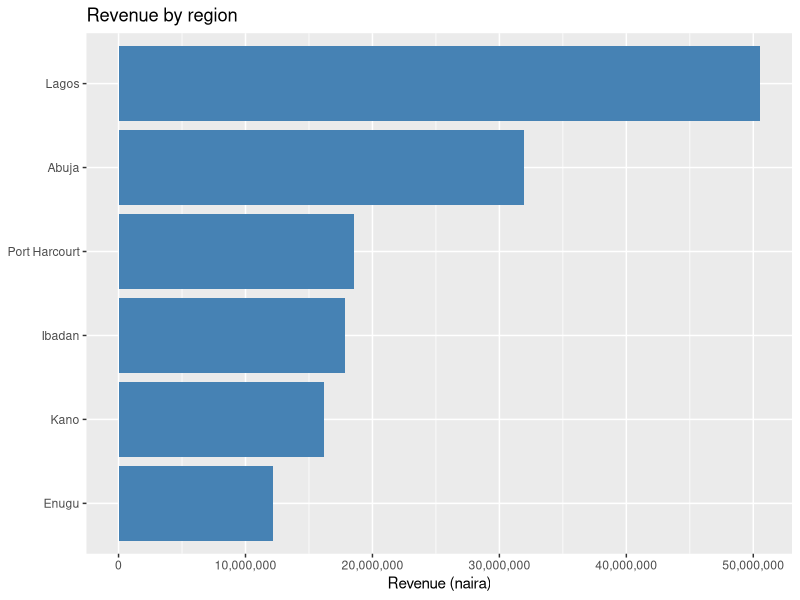
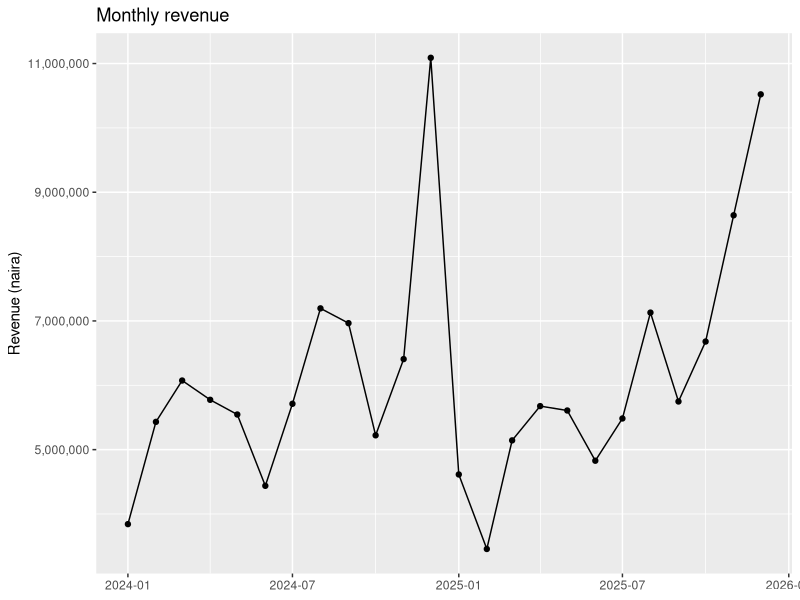

These charts were generated, in order, by the following R code:
# DTS 201 lecture-note practical, Week 08: BI and knowledge management
# Run from the project root (open DTS201_R.Rproj first).

library(tidyverse)
sales <- read_csv("data/retail_sales_ng.csv")

# 1. KPIs
kpis <- sales |>
  summarise(Revenue = sum(Sales_Amount), Profit = sum(Profit),
            Margin_pct = 100 * sum(Profit) / sum(Sales_Amount),
            Avg_order = mean(Sales_Amount), Orders = n())
kpis

# 2. Revenue and profit by region
by_region <- sales |> group_by(Region) |>
  summarise(Revenue = sum(Sales_Amount), Profit = sum(Profit)) |>
  arrange(desc(Revenue))
ggplot(by_region, aes(reorder(Region, Revenue), Revenue)) +
  geom_col(fill = "steelblue") + coord_flip() +
  scale_y_continuous(labels = scales::label_comma()) +
  labs(title = "Revenue by region", x = NULL, y = "Revenue (naira)")

# 3. Monthly trend (seasonality)
monthly <- sales |> mutate(Month = lubridate::floor_date(Date, "month")) |>
  group_by(Month) |> summarise(Revenue = sum(Sales_Amount))
ggplot(monthly, aes(Month, Revenue)) + geom_line() + geom_point() +
  scale_y_continuous(labels = scales::label_comma()) +
  labs(title = "Monthly revenue", x = NULL, y = "Revenue (naira)")

# 4. Export for Excel or Power BI
dir.create("outputs", showWarnings = FALSE)
write_csv(by_region, "outputs/revenue_by_region.csv")
